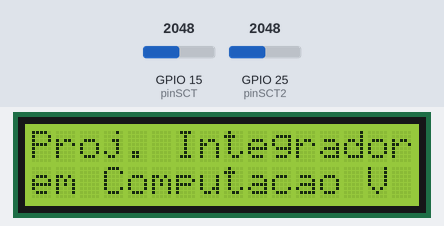
A sketch run on a simulated ESP32. On the bench: 16×2 character LCD. Inputs (shaded band) come from the test bench; at power-on: GPIO 15 (pinSCT) = 2048, GPIO 25 (pinSCT2) = 2048.

Above: at 0.1 s.
At 10.1 s:
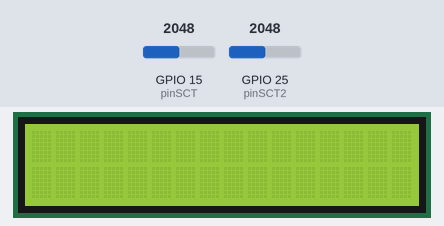
At 16.2 s:
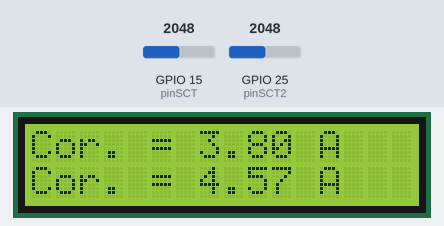
At 21.5 s:
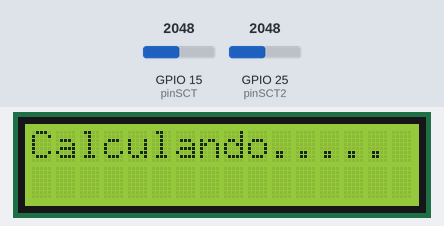

Measured:
- by itself, everything shown: repeats every 11.4 s, in 4 steps
- what the display in image 1 shows lasts 6.1 s, from 10.1 s to 16.2 s
- what the display in image 2 shows lasts 5.0 s, from 16.2 s to 21.2 s

The sketch:

SemEmonlib.ino
```cpp
#include <LiquidCrystal_I2C.h>


LiquidCrystal_I2C LCD = LiquidCrystal_I2C(0x27, 16, 2);


int pinSCT = 15;
int pinSCT2 = 25;
int tensao =127;
int potencia;
int memoria;
int memoria2;


void setup() {
  Serial.begin(115200);
  pinMode(pinSCT, INPUT);
  pinMode(pinSCT2, INPUT);
  LCD.init();
  LCD.backlight();
  LCD.setCursor(0, 0);
  LCD.print("Proj. Integrador");
  LCD.setCursor(0, 1);
  LCD.print("em Computacao V");
 delay(10000);
 LCD.clear();

}

void loop() {


  memoria = 0;

  for(int i=0; i<300; i++){
    int valorAnalogico = analogRead(pinSCT);
    if(memoria < valorAnalogico){memoria = valorAnalogico;};
    delay(10);
  }

memoria2 = 0;

  for(int i=0; i<300; i++){
    int valorAnalogico2 = analogRead(pinSCT2);
    if(memoria2 < valorAnalogico2){memoria2 = valorAnalogico2;};
    delay(10);
  }


  double corrente = 141.42 *(memoria - 1967.00) /(4096-1967.00)/1.4142135623730;
  double corrente2 = 141.42 *(memoria2 - 1950.00) /(4096-1950.00)/1.4142135623730;
  LCD.clear();
  LCD.setCursor(0,0);
  LCD.print("Cor. = ");
  LCD.print(corrente);
 // LCD.print(memoria);
  LCD.print(" A");
  LCD.setCursor(0,1);
  LCD.print("Cor. = ");
  LCD.print(corrente2);
  //LCD.print(memoria2);
  LCD.print(" A");
  delay(5000);
  LCD.clear();
  LCD.setCursor(0,0);
  LCD.print("Calculando");
  delay(50);
  LCD.print(".");
  delay(50);
  LCD.print(".");
  delay(50);
  LCD.print(".");
  delay(50);
  LCD.print(".");
delay(50);
  LCD.print(".");
delay(50);


  }
```
